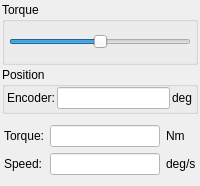
        <widget class="QWidget" name="pageTorque">
         <layout class="QVBoxLayout" name="verticalLayout_7">
          <property name="spacing">
           <number>2</number>
          </property>
          <property name="leftMargin">
           <number>2</number>
          </property>
          <property name="topMargin">
           <number>2</number>
          </property>
          <property name="rightMargin">
           <number>2</number>
          </property>
          <property name="bottomMargin">
           <number>2</number>
          </property>
          <item>
           <widget class="QGroupBox" name="groupBox_9">
            <property name="title">
             <string>Torque</string>
            </property>
            <layout class="QVBoxLayout" name="verticalLayout_13">
             <property name="spacing">
              <number>2</number>
             </property>
             <property name="leftMargin">
              <number>4</number>
             </property>
             <property name="topMargin">
              <number>0</number>
             </property>
             <property name="rightMargin">
              <number>4</number>
             </property>
             <property name="bottomMargin">
              <number>0</number>
             </property>
             <item>
              <widget class="SliderWithTarget" name="sliderTorqueTorque">
               <property name="minimumSize">
                <size>
                 <width>0</width>
                 <height>40</height>
                </size>
               </property>
               <property name="mouseTracking">
                <bool>false</bool>
               </property>
               <property name="styleSheet">
                <string notr="true">margin-top:10px;

</string>
               </property>
               <property name="minimum">
                <number>-50</number>
               </property>
               <property name="maximum">
                <number>50</number>
               </property>
               <property name="orientation">
                <enum>Qt::Horizontal</enum>
               </property>
              </widget>
             </item>
            </layout>
           </widget>
          </item>
          <item>
           <widget class="QGroupBox" name="groupBox_8">
            <property name="title">
             <string>Position</string>
            </property>
            <layout class="QVBoxLayout" name="verticalLayout_12">
             <property name="leftMargin">
              <number>2</number>
             </property>
             <property name="topMargin">
              <number>0</number>
             </property>
             <property name="rightMargin">
              <number>2</number>
             </property>
             <property name="bottomMargin">
              <number>2</number>
             </property>
             <item>
              <widget class="QWidget" name="widget_18" native="true">
               <layout class="QHBoxLayout" name="horizontalLayout_11">
                <property name="spacing">
                 <number>2</number>
                </property>
                <property name="leftMargin">
                 <number>0</number>
                </property>
                <property name="topMargin">
                 <number>0</number>
                </property>
                <property name="rightMargin">
                 <number>0</number>
                </property>
                <property name="bottomMargin">
                 <number>0</number>
                </property>
                <item>
                 <widget class="QLabel" name="label_17">
                  <property name="text">
                   <string>Encoder:</string>
                  </property>
                 </widget>
                </item>
                <item>
                 <widget class="QLineEdit" name="editTorqueCurrentPos">
                  <property name="styleSheet">
                   <string notr="true">background-color: rgb(255, 255, 255);</string>
                  </property>
                  <property name="readOnly">
                   <bool>true</bool>
                  </property>
                 </widget>
                </item>
                <item>
                 <widget class="QLabel" name="label_18">
                  <property name="text">
                   <string>deg</string>
                  </property>
                 </widget>
                </item>
               </layout>
              </widget>
             </item>
            </layout>
           </widget>
          </item>
          <item>
           <widget class="QWidget" name="widget_19" native="true">
            <layout class="QGridLayout" name="gridLayout_5">
             <property name="leftMargin">
              <number>2</number>
             </property>
             <property name="rightMargin">
              <number>2</number>
             </property>
             <item row="0" column="0">
              <widget class="QLabel" name="label_19">
               <property name="text">
                <string>Torque:</string>
               </property>
              </widget>
             </item>
             <item row="0" column="1">
              <widget class="QLineEdit" name="editTorqueTorque">
               <property name="maximumSize">
                <size>
                 <width>16777215</width>
                 <height>16777215</height>
                </size>
               </property>
               <property name="styleSheet">
                <string notr="true">background-color: rgb(255, 255, 255);</string>
               </property>
               <property name="readOnly">
                <bool>true</bool>
               </property>
              </widget>
             </item>
             <item row="0" column="2">
              <widget class="QLabel" name="label_20">
               <property name="text">
                <string>Nm</string>
               </property>
              </widget>
             </item>
             <item row="1" column="0">
              <widget class="QLabel" name="labelSpeed8">
               <property name="text">
                <string>Speed:</string>
               </property>
              </widget>
             </item>
             <item row="1" column="1">
              <widget class="QLineEdit" name="editTorqueSpeed">
               <property name="maximumSize">
                <size>
                 <width>16777215</width>
                 <height>16777215</height>
                </size>
               </property>
               <property name="styleSheet">
                <string notr="true">background-color: rgb(255, 255, 255);</string>
               </property>
               <property name="readOnly">
                <bool>true</bool>
               </property>
              </widget>
             </item>
             <item row="1" column="2">
              <widget class="QLabel" name="labelSpeed9">
               <property name="text">
                <string>deg/s</string>
               </property>
              </widget>
             </item>
            </layout>
           </widget>
          </item>
         </layout>
        </widget>
